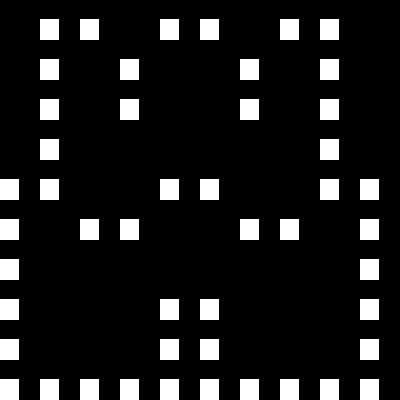

A level layout from a 2D game, rendered from its tile map. Below: a short description, then the map file with tile-grid data replaced by summaries:
An orthogonal 10x10 tile map with 40x40 px tiles, 1 tile layer (Layer 1).

<map version="1.0" orientation="orthogonal" width="10" height="10" tilewidth="40" tileheight="40">
 <tileset firstgid="1" name="texture" tilewidth="40" tileheight="40" spacing="4" margin="4">
  <image source="texture.png" />
 </tileset>
 <layer name="Layer 1" width="10" height="10">
  <data>[100 cells, 48 non-empty, 1 distinct tile ids]</data>
 </layer>
</map>
